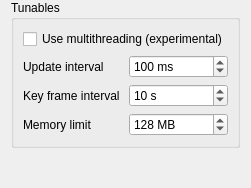
<?xml version="1.0" encoding="UTF-8"?>
<ui version="4.0">
 <class>DemoConfigurationPage</class>
 <widget class="QWidget" name="DemoConfigurationPage">
  <property name="windowTitle">
   <string>Demo server</string>
  </property>
  <property name="windowIcon">
   <iconset resource="demo.qrc">
    <normaloff>:/demo/window-duplicate.png</normaloff>:/demo/window-duplicate.png</iconset>
  </property>
  <layout class="QVBoxLayout" name="verticalLayout">
   <property name="topMargin">
    <number>0</number>
   </property>
   <property name="bottomMargin">
    <number>0</number>
   </property>
   <item>
    <widget class="QGroupBox" name="groupBox">
     <property name="title">
      <string>Tunables</string>
     </property>
     <layout class="QGridLayout" name="gridLayout" columnstretch="0,0">
      <item row="1" column="1">
       <widget class="QSpinBox" name="framebufferUpdateInterval">
        <property name="suffix">
         <string> ms</string>
        </property>
        <property name="minimum">
         <number>50</number>
        </property>
        <property name="maximum">
         <number>500</number>
        </property>
        <property name="singleStep">
         <number>50</number>
        </property>
        <property name="value">
         <number>100</number>
        </property>
       </widget>
      </item>
      <item row="2" column="0">
       <widget class="QLabel" name="label_2">
        <property name="text">
         <string>Key frame interval</string>
        </property>
       </widget>
      </item>
      <item row="3" column="0">
       <widget class="QLabel" name="label_3">
        <property name="text">
         <string>Memory limit</string>
        </property>
       </widget>
      </item>
      <item row="0" column="0" colspan="2">
       <widget class="QCheckBox" name="multithreadingEnabled">
        <property name="text">
         <string>Use multithreading (experimental)</string>
        </property>
       </widget>
      </item>
      <item row="3" column="1">
       <widget class="QSpinBox" name="memoryLimit">
        <property name="suffix">
         <string> MB</string>
        </property>
        <property name="minimum">
         <number>64</number>
        </property>
        <property name="maximum">
         <number>512</number>
        </property>
        <property name="singleStep">
         <number>16</number>
        </property>
        <property name="value">
         <number>128</number>
        </property>
       </widget>
      </item>
      <item row="1" column="0">
       <widget class="QLabel" name="label">
        <property name="text">
         <string>Update interval</string>
        </property>
       </widget>
      </item>
      <item row="2" column="1">
       <widget class="QSpinBox" name="keyFrameInterval">
        <property name="suffix">
         <string> s</string>
        </property>
        <property name="minimum">
         <number>1</number>
        </property>
        <property name="maximum">
         <number>30</number>
        </property>
        <property name="value">
         <number>10</number>
        </property>
       </widget>
      </item>
     </layout>
    </widget>
   </item>
   <item>
    <spacer name="verticalSpacer">
     <property name="orientation">
      <enum>Qt::Vertical</enum>
     </property>
     <property name="sizeHint" stdset="0">
      <size>
       <width>20</width>
       <height>40</height>
      </size>
     </property>
    </spacer>
   </item>
  </layout>
 </widget>
 <resources>
  <include location="demo.qrc"/>
 </resources>
 <connections/>
</ui>
